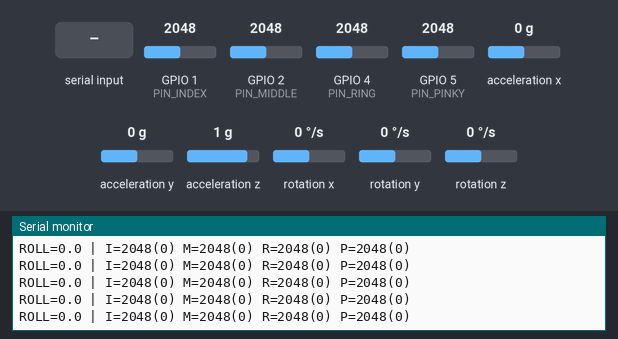
The program below on a simulated Seeed XIAO ESP32-S3. Shown: the last lines printed to the serial monitor. The test bench sets the inputs (shaded band); at power-on: acceleration x 0 g, GPIO 1 (PIN_INDEX) = 2048, GPIO 2 (PIN_MIDDLE) = 2048, GPIO 4 (PIN_RING) = 2048, GPIO 5 (PIN_PINKY) = 2048, acceleration y 0 g, acceleration z 1 g, rotation x 0 °/s, rotation y 0 °/s, rotation z 0 °/s (analog values on the 0–4095 scale).

Above: at 4.0 s.
4.1 s: "R" received over Serial
5.6 s: acceleration x set to -1.4 g
At 6.5 s:
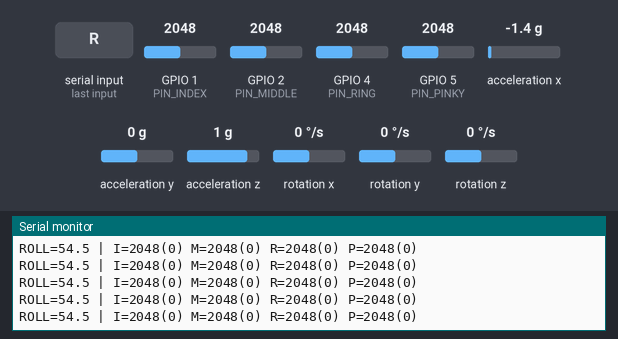
7.1 s: GPIO 1 (PIN_INDEX) set to 2866
At 7.6 s:
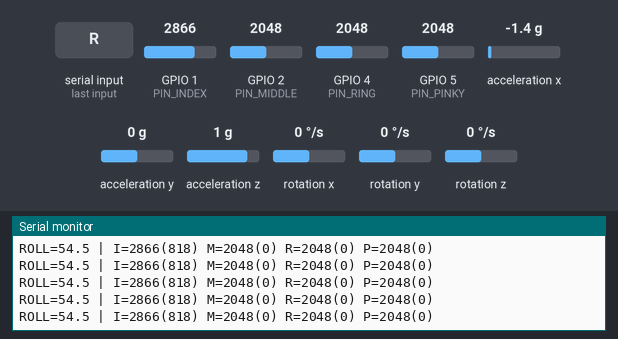
8.6 s: GPIO 2 (PIN_MIDDLE) set to 2866
At 9.4 s:
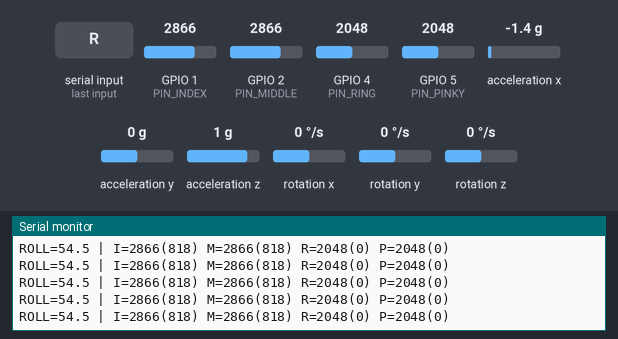
10.1 s: GPIO 4 (PIN_RING) set to 2866
At 11.2 s:
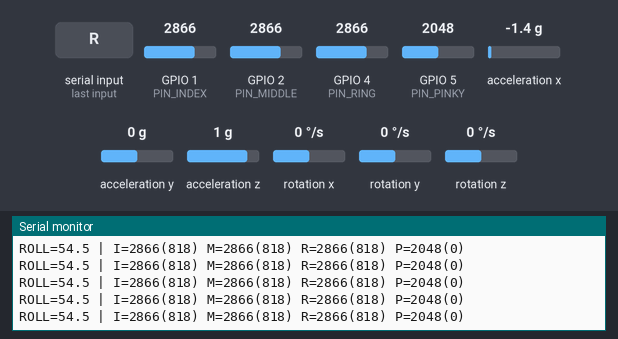
11.6 s: GPIO 5 (PIN_PINKY) set to 2866
At 12.3 s:
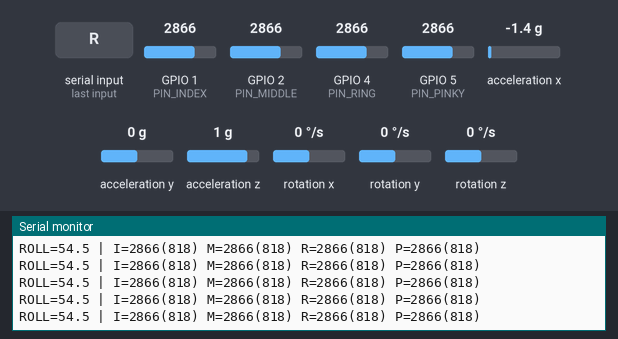

The program:

main.cpp
```cpp
/*
 * Glove Game Station — Unified ESP32-S3 Firmware
 * ════════════════════════════════════════════════
 *
 * Hardware (XIAO ESP32-S3):
 *   Flex sensors  →  GPIO1, GPIO2, GPIO4, GPIO5  (via 10kΩ voltage dividers)
 *   MPU-6050 SDA  →  GPIO7
 *   MPU-6050 SCL  →  GPIO6  (default XIAO SCL)
 *   MPU-6050 VCC  →  3.3V
 *   MPU-6050 GND  →  GND
 *   MPU-6050 AD0  →  GND  (I2C address 0x68)
 *
 * Serial output (115200 baud, ~50 Hz):
 *   ROLL=-18.5 | I=1823(112) M=1750(0) R=2100(420) P=1900(300)
 *
 *   ROLL        wrist roll in degrees, relative to calibrated neutral
 *               negative = tilted left, positive = tilted right
 *   I/M/R/P     raw ADC value and (delta from baseline) for
 *               Index / Middle / Ring / Pinky fingers
 *
 * Serial commands (send from PC):
 *   R  →  recalibrate IMU roll neutral (hold wrist flat first)
 *   C  →  recalibrate flex baselines   (hold hand open flat first)
 *
 * PlatformIO lib_deps:
 *   rfetick/MPU6050_light @ ^1.1.0
 */

#include <Arduino.h>
#include <Wire.h>
#include <MPU6050_light.h>

// ── Pin assignments ────────────────────────────────────────────────────────
#define PIN_INDEX   1   // Flex sensor — Index finger
#define PIN_MIDDLE  2    // Flex sensor — Middle finger
#define PIN_RING    4    // Flex sensor — Ring finger   (skips GPIO3)
#define PIN_PINKY   5    // Flex sensor — Pinky finger

// I2C for MPU-6050
#define I2C_SDA     7    // SDA on GPIO7
#define I2C_SCL     6    // SCL stays on GPIO6 (XIAO default)

// ── IMU ───────────────────────────────────────────────────────────────────
MPU6050 mpu(Wire);
float   imuRollNeutral = 0.0f;

// ── Flex baselines ────────────────────────────────────────────────────────
int baseIndex  = 0;
int baseMiddle = 0;
int baseRing   = 0;
int basePinky  = 0;

// ── Timing ────────────────────────────────────────────────────────────────
const int LOOP_HZ      = 50;
const int LOOP_MS      = 1000 / LOOP_HZ;
const int FLEX_SAMPLES = 50;

// ── IMU calibration ───────────────────────────────────────────────────────
void calibrateIMU() {
    Serial.println("IMU: keep still — calibrating offsets...");
    mpu.calcOffsets(true, true);   // ~3 s, calculates gyro + accel offsets
    mpu.update();
    imuRollNeutral = mpu.getAngleY();
    Serial.printf("IMU calibrated. Neutral roll = %.1f deg\n", imuRollNeutral);
}

// ── Flex calibration ──────────────────────────────────────────────────────
void calibrateFlex() {
    Serial.println("FLEX: hold hand open and flat...");
    delay(800);

    long sumI = 0, sumM = 0, sumR = 0, sumP = 0;
    for (int i = 0; i < FLEX_SAMPLES; i++) {
        sumI += analogRead(PIN_INDEX);
        sumM += analogRead(PIN_MIDDLE);
        sumR += analogRead(PIN_RING);
        sumP += analogRead(PIN_PINKY);
        delay(20);
    }
    baseIndex  = (int)(sumI / FLEX_SAMPLES);
    baseMiddle = (int)(sumM / FLEX_SAMPLES);
    baseRing   = (int)(sumR / FLEX_SAMPLES);
    basePinky  = (int)(sumP / FLEX_SAMPLES);

    Serial.printf("FLEX calibrated: I=%d M=%d R=%d P=%d\n",
        baseIndex, baseMiddle, baseRing, basePinky);
}

// ── Setup ─────────────────────────────────────────────────────────────────
void setup() {
    Serial.begin(115200);
    while (!Serial) delay(10);
    Serial.println("\n=== Glove Game Station Firmware ===");
    Serial.printf("Flex pins: INDEX=%d MIDDLE=%d RING=%d PINKY=%d\n",
        PIN_INDEX, PIN_MIDDLE, PIN_RING, PIN_PINKY);
    Serial.printf("I2C: SDA=%d SCL=%d\n", I2C_SDA, I2C_SCL);

    // Flex sensor analog inputs
    analogReadResolution(12);   // 0-4095 on ESP32-S3
    pinMode(PIN_INDEX,  INPUT);
    pinMode(PIN_MIDDLE, INPUT);
    pinMode(PIN_RING,   INPUT);
    pinMode(PIN_PINKY,  INPUT);

    // MPU-6050 on custom SDA=7, SCL=6
    Wire.begin(I2C_SDA, I2C_SCL);
    byte status = mpu.begin();
    if (status != 0) {
        Serial.printf("WARN: MPU-6050 init failed (status=%d)\n", status);
        Serial.println("Check: SDA->GPIO7, SCL->GPIO6, VCC->3.3V, GND->GND, AD0->GND");
    } else {
        Serial.println("MPU-6050 OK");
        calibrateIMU();
    }

    calibrateFlex();
    Serial.println("READY — outputting at 50 Hz");
    Serial.println("Commands:  R = recal IMU roll   C = recal flex");
}

// ── Loop ──────────────────────────────────────────────────────────────────
void loop() {
    unsigned long t = millis();

    // IMU roll
    mpu.update();
    float roll    = mpu.getAngleY();   // Y axis = wrist roll (left/right tilt)
    float relRoll = constrain(roll - imuRollNeutral, -90.0f, 90.0f);

    // Flex sensors
    int rawI = analogRead(PIN_INDEX);
    int rawM = analogRead(PIN_MIDDLE);
    int rawR = analogRead(PIN_RING);
    int rawP = analogRead(PIN_PINKY);

    int dI = rawI - baseIndex;
    int dM = rawM - baseMiddle;
    int dR = rawR - baseRing;
    int dP = rawP - basePinky;

    // Unified serial output
    Serial.printf("ROLL=%.1f | I=%d(%d) M=%d(%d) R=%d(%d) P=%d(%d)\n",
        relRoll,
        rawI, dI,
        rawM, dM,
        rawR, dR,
        rawP, dP);

    // Handle commands from PC
    while (Serial.available()) {
        char cmd = (char)Serial.read();
        if (cmd == 'R' || cmd == 'r') {
            mpu.update();
            imuRollNeutral = mpu.getAngleY();
            Serial.printf("ROLL_RECAL neutral=%.1f\n", imuRollNeutral);
        } else if (cmd == 'C' || cmd == 'c') {
            calibrateFlex();
        }
    }

    // Pace to 50 Hz
    int elapsed = (int)(millis() - t);
    if (elapsed < LOOP_MS) delay(LOOP_MS - elapsed);
}
```

Measured:
- after the input at 5.6 s, the serial monitor: prints a new line at once (image 1)
- after the input at 7.1 s, the serial monitor: prints a new line at once (image 2)
- after the input at 8.6 s, the serial monitor: prints a new line at once (image 3)
- after the input at 10.1 s, the serial monitor: prints a new line at once (image 4)
- after the input at 11.6 s, the serial monitor: prints a new line at once (image 5)
